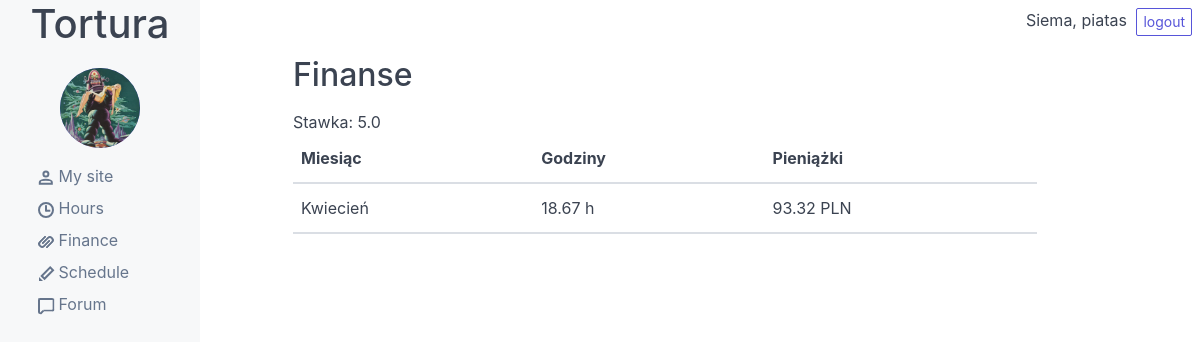
Before: /finance/ (signed in) with the older database file.
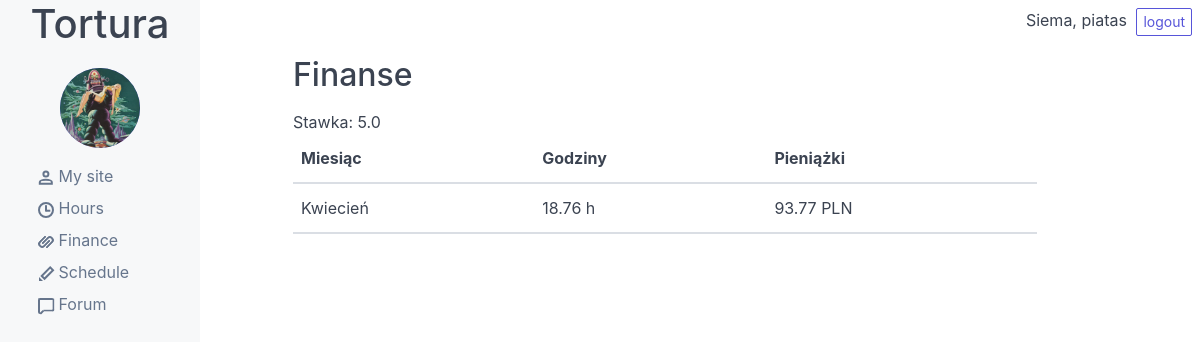
After: the same page with the newer database file.
### articles/models.py (models this page shows)
class Payslip(models.Model):
    user = models.ForeignKey(User, on_delete=models.SET_NULL, null=True)
    month = models.DateField()
    month_hours = models.FloatField()
    month_salary = models.FloatField(null=True)
    objects = PayslipManager()
    class Meta:
        ordering = ['-month']
    def get_month_str(self):
        return date(self.month, 'F')

### articles/views.py (the view)
# urls.py: path('finance/', FinanceView.as_view(), name='finance'),
class FinanceView(LoginRequiredMixin, ListView):
    template_name = 'articles/finance.html'
    model = Payslip

### articles/templates/articles/finance.html
{% extends 'base.html' %}
{% block content %}
<h2>Finanse</h2>
Stawka: {{ request.user.profile.rate }}
{% for instance in object_list %}
    <table class="table table-hover">
        <thead>
            <th>Miesiąc</th>
            <th>Godziny</th>
            <th>Pieniążki</th>
        </thead>
        <tbody>
            <th class="table-font">{{ instance.get_month_str }}</th>
            <th class="table-font">{{ instance.month_hours }} h</th>
            <th class="table-font">{{ instance.month_salary|floatformat:2 }} PLN</th>
        </tbody>
    </table>
{% endfor %}
{% endblock %}

Changed rows visible on the page:
changed Payslip "Kwiecień": month_hours "18.67" → "18.76"; month_salary "93.32" → "93.77"
